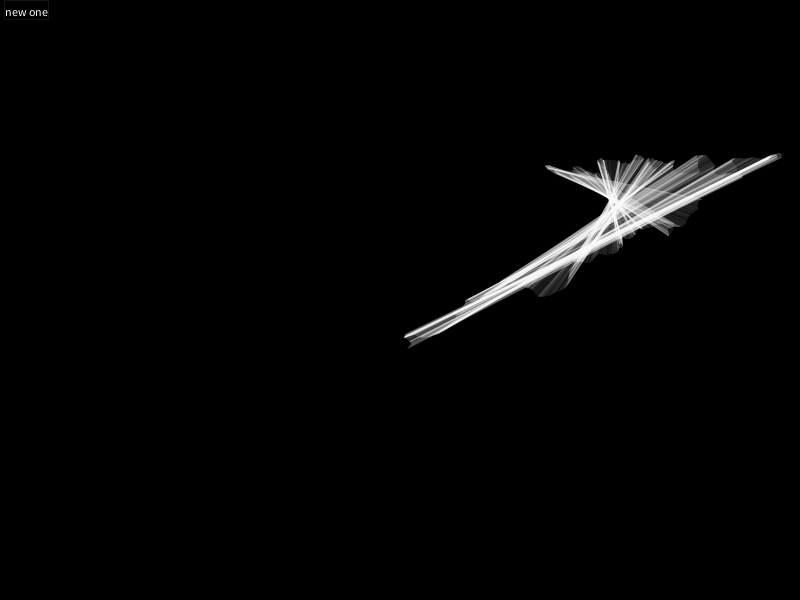
Frame 1 (no input)
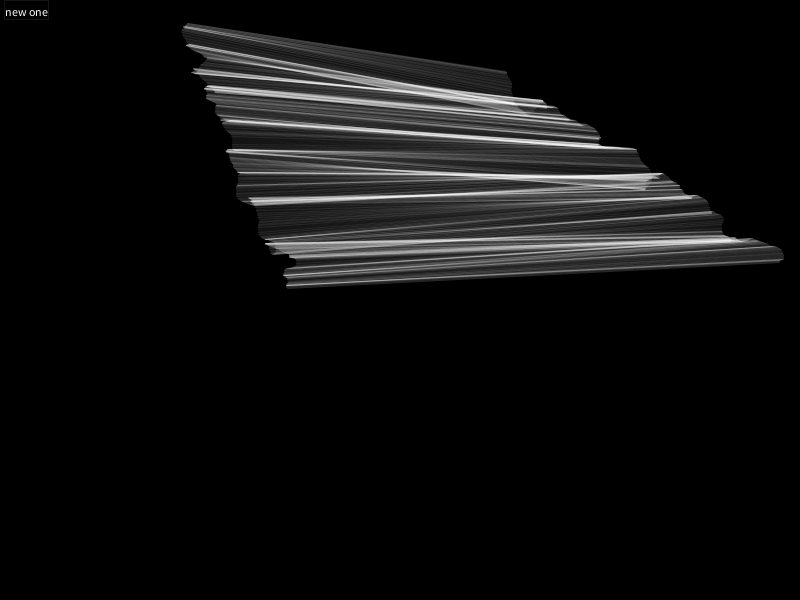
Frame 2 (the mouse pressed at the canvas centre, redrawn once)

The Processing sketch that drew these frames (run headless with seeded random() and noise(); the mouse was pressed at the canvas centre and the sketch redrawn once):

// Processing sketch: Accordion
// ── Accordion.pde
void setup() {
  size(800, 600);
  smooth();
  stroke(255,20);
  noFill();
  noLoop();
}

void keyPressed() { redraw(); }

void mousePressed() {
  if (mouseX < 100 && mouseY < 25) redraw();
}

void draw() {
  background(0);
  
  fill(0);
  rect(4, 0, 44, 19);
  fill(255);
  text("new one", 5, 16);

  PVector p1 = new PVector( random(width), random(height) );
  PVector p2 = new PVector( random(width), random(height) );
  PVector q1 = new PVector( random(width), random(height) );
  PVector q2 = new PVector( random(width), random(height) );

  int n = (int) (2 * dist(p1.x, p1.y, p2.x, p2.y) + 2 * dist(q1.x, q1.y, q2.x, q2.y));
  float marginx = random(40,80);
  float marginy = random(40,80);

  for (int i = 0; i < n; i++) {
    float t = (float) i / n;    
    PVector p = new PVector( lerp(p1.x, p2.x, t), lerp(p1.y, p2.y, t) );
    PVector q = new PVector( lerp(q1.x, q2.x, t), lerp(q1.y, q2.y, t) );
    p.x += marginx * noise(0.015 * i     );
    p.y += marginy * noise(0.012 * i +  5);
    q.x += marginx * noise(0.011 * i + 10);
    q.y += marginy * noise(0.013 * i + 15);  
    line(p.x, p.y, q.x, q.y);
  }
}
